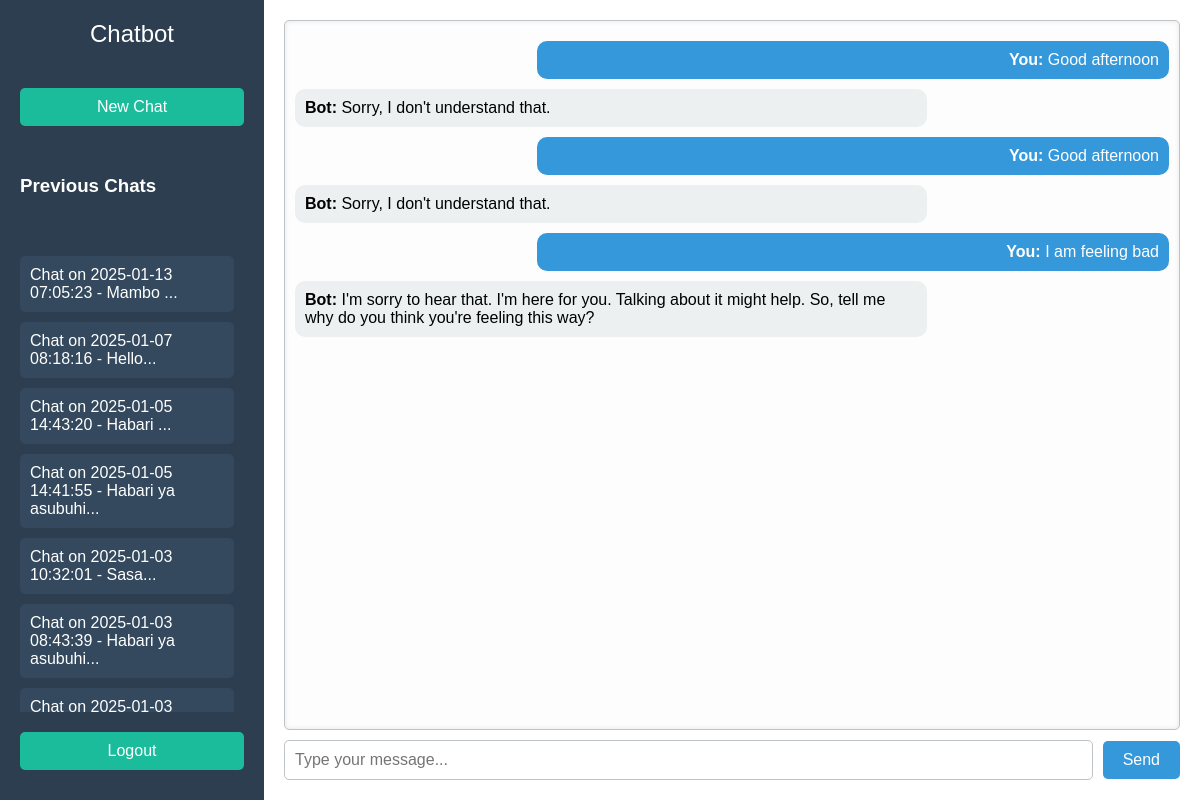
The app's page /chat/1 (signed in) with its own data.
### tables this page shows
CREATE TABLE chats (
                chat_id INTEGER PRIMARY KEY AUTOINCREMENT,
                user_id INTEGER NOT NULL,
                created_at TIMESTAMP DEFAULT CURRENT_TIMESTAMP,
                FOREIGN KEY(user_id) REFERENCES users(id)
            );

CREATE TABLE messages (
                message_id INTEGER PRIMARY KEY AUTOINCREMENT,
                chat_id INTEGER NOT NULL,
                sender TEXT NOT NULL,  -- 'user' or 'bot'
                message TEXT NOT NULL,
                created_at TIMESTAMP DEFAULT CURRENT_TIMESTAMP,
                FOREIGN KEY(chat_id) REFERENCES chats(chat_id)
            );

### app.py (the view, shortened to what this page needs)
@app.route('/chat/<int:chat_id>', methods=['GET', 'POST'])
def chat_details(chat_id):
    if 'user_id' not in session:
        return redirect(url_for('login'))
    user_id = session['user_id']
    current_chat = []
    all_chats = []
    with sqlite3.connect(DATABASE) as conn:
        cursor = conn.cursor()
        try:
            cursor.execute("SELECT sender, message FROM messages WHERE chat_id = ? ORDER BY created_at", (chat_id,))
            current_chat = cursor.fetchall()
            cursor.execute("""
                SELECT c.chat_id, c.created_at, (SELECT message FROM messages WHERE chat_id = c.chat_id ORDER BY created_at LIMIT 1) AS first_message
                FROM chats c
                WHERE c.user_id = ?
                ORDER BY c.created_at DESC
            """, (user_id,))
            all_chats = cursor.fetchall()
        except sqlite3.Error as e:
            flash('An error occurred while processing your message.', 'danger')
            print(f"Database error: {e}")
    return render_template('chat.html', chat_history=current_chat, chat_id=chat_id, chats=all_chats)

### templates/chat.html (shortened to what this page needs)
<!DOCTYPE html>
<html lang="en">
<head>
</head>
<body>
    <div class="container">
        <div class="sidebar">
            <h2>Chatbot</h2>
            <button onclick="window.location.href='/new_chat'">New Chat</button>
            <h3>Previous Chats</h3>
            <div class="chat-list">
                {% if chats %}
                    {% for chat in chats %}
                        <a href="{{ url_for('chat_details', chat_id=chat[0]) }}">
                            Chat on {{ chat[1] }} - {{ chat[2][:20] if chat[2] else 'No Messages' }}...
                        </a>
                    {% endfor %}
                {% else %}
                    <p>No previous chats found.</p>
                {% endif %}
            </div>
            <button onclick="window.location.href='/logout'">Logout</button>
        </div>
        <div class="chat-box">
            <div class="chat-window" id="chat-window">
                {% if chat_history %}
                    {% for message in chat_history %}
                        <div class="chat-message {% if message[0] == 'user' %}user{% else %}bot{% endif %}">
                            <strong>{% if message[0] == 'user' %}You{% else %}Bot{% endif %}:</strong> {{ message[1] }}
                        </div>
                    {% endfor %}
                {% else %}
                    <p style="text-align: center; color: #95a5a6;">No messages yet. Start the conversation!</p>
                {% endif %}
            </div>
            <form method="post" class="input-box">
                <input type="text" name="message" placeholder="Type your message..." required>
                <button type="submit">Send</button>
            </form>
        </div>
    </div>
</body>
</html>

### templates/chat.html (style rules this page uses)
body { margin: 0; font-family: Arial, sans-serif; background-color: #ecf0f1; }
.container { display: flex; height: 100vh; }
.sidebar { width: 20%; background-color: #2c3e50; color: white; display: flex; flex-direction: column; justify-content: space-between; padding: 20px; box-shadow: 2px 0px 5px rgba(0, 0, 0, 0.1); }
.sidebar h2 { margin: 0 0 20px; text-align: center; font-weight: normal; font-size: 1.5em; }
.sidebar button { background-color: #1abc9c; border: none; padding: 10px; color: white; font-size: 1em; cursor: pointer; margin-bottom: 10px; border-radius: 5px; transition: background-color 0.3s ease; }
.chat-list { margin-top: 20px; max-height: 60%; overflow-y: auto; padding-right: 10px; }
.chat-list a { display: block; background-color: #34495e; margin-bottom: 10px; padding: 10px; color: white; font-size: 1em; border-radius: 5px; text-decoration: none; cursor: pointer; }
.chat-box { width: 80%; display: flex; flex-direction: column; background-color: white; padding: 20px; }
.chat-window { flex-grow: 1; overflow-y: auto; border: 1px solid #bdc3c7; border-radius: 5px; padding: 10px; background-color: #fdfdfd; box-shadow: inset 0 0 5px rgba(0, 0, 0, 0.1); }
.chat-message { margin: 10px 0; padding: 10px; border-radius: 10px; max-width: 70%; word-wrap: break-word; }
.chat-message.user { text-align: right; background-color: #3498db; color: white; margin-left: auto; }
.chat-message.bot { text-align: left; background-color: #ecf0f1; color: black; margin-right: auto; }
.input-box { display: flex; align-items: center; margin-top: 10px; width: 100%; }
.input-box input { flex-grow: 1; padding: 10px; margin-right: 10px; border: 1px solid #bdc3c7; border-radius: 5px; font-size: 1em; }
.input-box button { background-color: #3498db; border: none; padding: 10px 20px; color: white; font-size: 1em; cursor: pointer; border-radius: 5px; transition: background-color 0.3s ease; }

### records on screen
chats: created_at "2025-01-13 07:05:23", chat "Mambo"
chats: created_at "2025-01-07 08:18:16", chat "Hello"
chats: created_at "2025-01-05 14:43:20", chat "Habari"
chats: created_at "2025-01-05 14:41:55", chat "Habari ya asubuhi"
chats: created_at "2025-01-03 10:32:01", chat "Sasa"
chats: created_at "2025-01-03 08:43:39", chat "Habari ya asubuhi"
chats: created_at "2025-01-03…"
messages: sender "You", message "Good afternoon"
messages: sender "Bot", message "Sorry, I don't understand that."
messages: sender "You", message "Good afternoon"
messages: sender "Bot", message "Sorry, I don't understand that."
messages: sender "You", message "I am feeling bad"
messages: sender "Bot", message "I'm sorry to hear that. I'm here for you. Talking about it might help. So, tell me why do you think you're feeling this way?"
